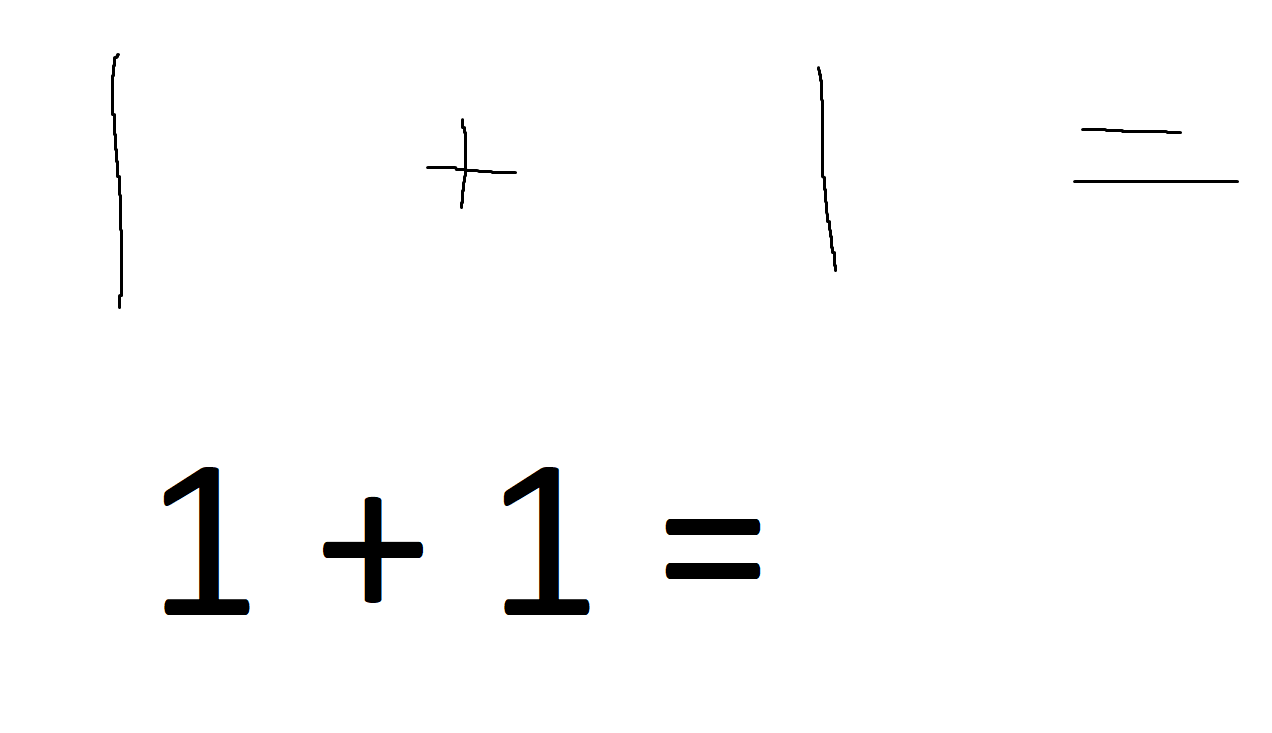
#> input picture add.png, 1272 x 733 px; its folder holds only this picture in this run
$ python opr.py add.png
#> lines starting #> are read from the running program, lines starting #| are printed output that depends on the picture; after the words box and inside, x2 and y2 are one past the last pixel; in counts of white or black regions, pixels touching at a corner belong together
# threshold_segmentation.py - CLEAN MNIST WITH OPERATOR RECOGNITION (IMPROVED)
import cv2
import numpy as np
import os
import sys
import argparse
import pandas as pd
from sklearn.neural_network import MLPClassifier
from sklearn.model_selection import train_test_split

# ==================== BINARIZATION ====================
def binarize_otsu_inv(img_bgr):
    gray = cv2.cvtColor(img_bgr, cv2.COLOR_BGR2GRAY) if img_bgr.ndim == 3 else img_bgr
    _, th = cv2.threshold(gray, 0, 255, cv2.THRESH_BINARY_INV + cv2.THRESH_OTSU)
    # Morphological cleanup
    kernel = cv2.getStructuringElement(cv2.MORPH_RECT, (2, 2))
    th = cv2.morphologyEx(th, cv2.MORPH_CLOSE, kernel)
    return th

# ==================== SEGMENTATION ====================
def segment_all_characters(bin_img):
    contours, _ = cv2.findContours(bin_img, cv2.RETR_EXTERNAL, cv2.CHAIN_APPROX_SIMPLE)
    boxes = []
    for contour in contours:
        x, y, w, h = cv2.boundingRect(contour)
        if (w >= 3 and h >= 8 and w * h >= 20):
            boxes.append((x, y, x + w, y + h))
    boxes.sort(key=lambda b: b[0])
    return boxes

def merge_close_boxes(boxes, min_gap=2):
    if not boxes:
        return []
    merged = []
    boxes = sorted(boxes, key=lambda b: b[0])
    prev = list(boxes[0])
    for box in boxes[1:]:
        if box[0] - prev[2] <= min_gap:  # merge horizontally close boxes
            prev[2] = box[2]
            prev[3] = max(prev[3], box[3])
        else:
            merged.append(tuple(prev))
            prev = list(box)
    merged.append(tuple(prev))
    return merged

def tighten_boxes(bin_img, boxes, margin=1):
    H, W = bin_img.shape[:2]
    refined = []
    for box in boxes:
        x1, y1, x2, y2 = box
        roi = bin_img[y1:y2, x1:x2]
        ys, xs = np.where(roi > 0)
        if len(xs) == 0:
            continue
        nx1 = max(0, x1 + xs.min() - margin)
        ny1 = max(0, y1 + ys.min() - margin)
        nx2 = min(W, x1 + xs.max() + margin)
        ny2 = min(H, y1 + ys.max() + margin)
        if (nx2 - nx1) >= 3 and (ny2 - ny1) >= 8:
            refined.append((nx1, ny1, nx2, ny2))
    return refined

# ==================== MNIST RECOGNIZER ====================
class MNISTRecognizer:
    def __init__(self):
        self.model = None
        self._train_model()

    def _train_model(self):
        dataset_folder = "dataset"
        train_path = os.path.join(dataset_folder, "mnist_train.csv")
        test_path = os.path.join(dataset_folder, "mnist_test.csv")

        if not os.path.exists(train_path):
            print(f"ERROR: Cannot find {train_path}")
            return

        print("Loading MNIST data...")
        train_data = pd.read_csv(train_path)

        X_train = train_data.iloc[:, 1:].values
        y_train = train_data.iloc[:, 0].values

        if os.path.exists(test_path):
            test_data = pd.read_csv(test_path)
            X_test = test_data.iloc[:, 1:].values
            y_test = test_data.iloc[:, 0].values
        else:
            X_train, X_test, y_train, y_test = train_test_split(
                X_train, y_train, test_size=0.2, random_state=42
            )

        X_train = X_train / 255.0
        X_test = X_test / 255.0

        print(f"Training on {X_train.shape[0]} samples")

        self.model = MLPClassifier(hidden_layer_sizes=(128,), max_iter=20, random_state=42)
        self.model.fit(X_train, y_train)

        accuracy = self.model.score(X_test, y_test)
        print(f"MNIST accuracy: {accuracy:.3f}")

    def preprocess_for_mnist(self, crop):
        if crop.size == 0:
            return None
        if len(crop.shape) == 3:
            crop = cv2.cvtColor(crop, cv2.COLOR_BGR2GRAY)

        # pad to square before resize
        h, w = crop.shape
        size = max(h, w)
        square = np.zeros((size, size), dtype=np.uint8)
        y_offset = (size - h) // 2
        x_offset = (size - w) // 2
        square[y_offset:y_offset + h, x_offset:x_offset + w] = crop

        resized = cv2.resize(square, (28, 28))
        if np.mean(resized) > 127:
            resized = 255 - resized
        normalized = resized.astype(np.float32) / 255.0
        return normalized.reshape(1, -1)

    def recognize_digit(self, crop):
        if self.model is None:
            return None, 0
        preprocessed = self.preprocess_for_mnist(crop)
        if preprocessed is None:
            return None, 0
        try:
            prediction = self.model.predict(preprocessed)[0]
            confidence = np.max(self.model.predict_proba(preprocessed))
            return str(prediction), confidence
        except:
            return None, 0

# ==================== HYBRID RECOGNIZER ====================
class HybridRecognizer:
    def __init__(self):
        self.mnist = MNISTRecognizer()
        self.templates = self.load_templates()

    def load_templates(self):
        folder = "templates"
        ops = {}
        for sym in ["+", "-", "=", "x", "/", "(", ")"]:
            path = os.path.join(folder, f"{sym}.png")
            if os.path.exists(path):
                img = cv2.imread(path, cv2.IMREAD_GRAYSCALE)
                _, img = cv2.threshold(img, 127, 255, cv2.THRESH_BINARY)
                ops[sym] = cv2.resize(img, (28, 28))
        return ops

    def template_match(self, crop):
        crop_resized = cv2.resize(crop, (28, 28))
        best_sym, best_val = None, float("inf")
        for sym, tmpl in self.templates.items():
            res = cv2.matchTemplate(crop_resized, tmpl, cv2.TM_SQDIFF)
            min_val, _, _, _ = cv2.minMaxLoc(res)
            if min_val < best_val:
                best_val = min_val
                best_sym = sym
        return best_sym, best_val

    def recognize_character(self, crop):
        digit, confidence = self.mnist.recognize_digit(crop)
        if digit and confidence > 0.5:
            return digit

        op, score = self.template_match(crop)
        if op and score < 200000:  # tune threshold
            return op

        return "?"

    def recognize_expression(self, bin_img, boxes):
        expression = []
        for box in boxes:
            x1, y1, x2, y2 = box
            crop = bin_img[y1:y2, x1:x2]
            symbol = self.recognize_character(crop)
            expression.append(symbol)
        return "".join(expression)

# ==================== MAIN ====================
def segment_digits(image_bgr):
    bin_img = binarize_otsu_inv(image_bgr)
    boxes = segment_all_characters(bin_img)
    boxes = merge_close_boxes(boxes, min_gap=2)
    boxes = tighten_boxes(bin_img, boxes, margin=2)
    return boxes, bin_img

def draw_boxes(img, boxes, expression, color=(0, 255, 0), thickness=2):
    vis = img.copy()
    for i, box in enumerate(boxes):
        x1, y1, x2, y2 = box
        cv2.rectangle(vis, (x1, y1), (x2, y2), color, thickness)
        if i < len(expression):
            cv2.putText(vis, expression[i], (x1, y1 - 5),
                        cv2.FONT_HERSHEY_SIMPLEX, 0.8, (0, 0, 255), 2)
    return vis

def parse_args():
    p = argparse.ArgumentParser(description="Math Expression Recognition")
    p.add_argument("image", help="Path to input image")
    p.add_argument("--eval", action="store_true", help="Evaluate expression")
    return p.parse_args()

if __name__ == "__main__":
    args = parse_args()
    img = cv2.imread(args.image)
#> img is the input picture: shape (733, 1272, 3); mean B, G, R 250.1, 250.1, 250.1
    if img is None:
        raise FileNotFoundError(args.image)

    print("Processing image...")

    boxes, bin_img = segment_digits(img)
#> in binarize_otsu_inv, `_, th = cv2.threshold(gray, 0, 255, cv2.THRESH_BINARY_INV + cv2.THRESH..`:
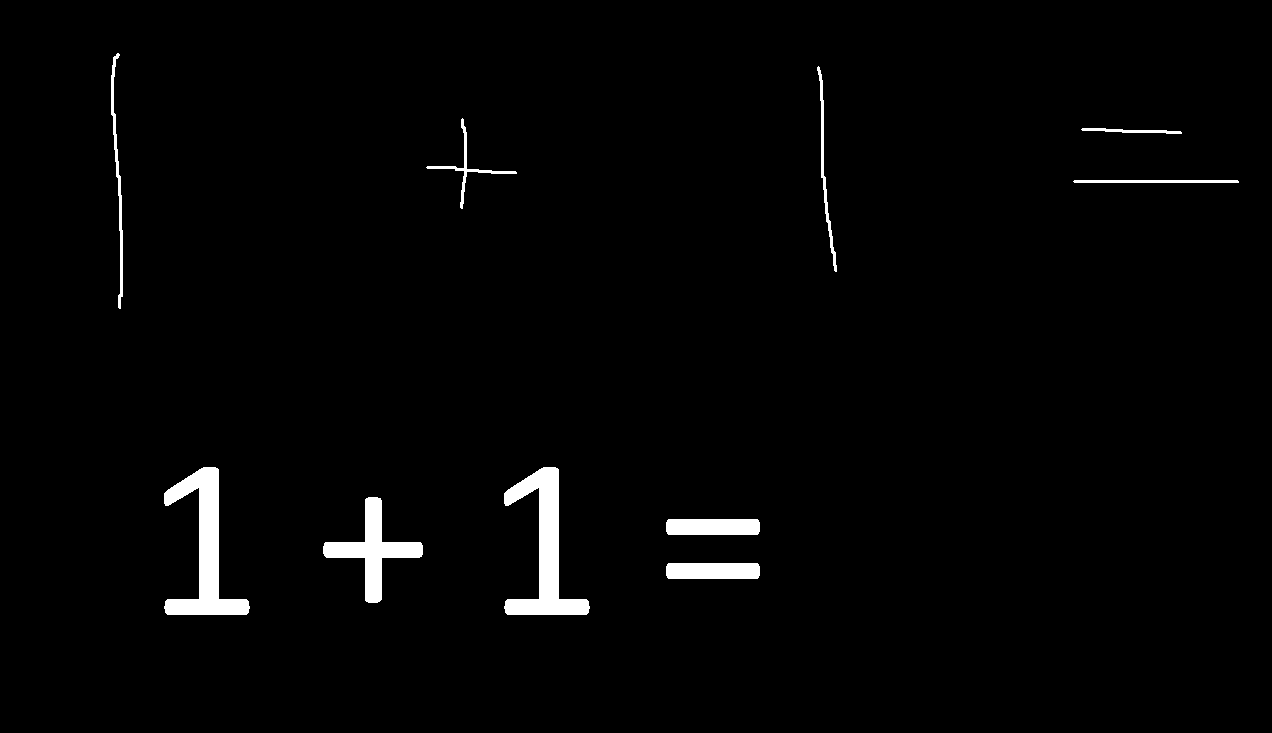
#> th: shape (733, 1272); 1.9% white; 10 white regions, largest, box (x1, y1, x2, y2) and area: (164, 467, 250, 615) 4560, (504, 467, 590, 615) 4560, (323, 497, 423, 603) 3088
#> in binarize_otsu_inv, `th = cv2.morphologyEx(th, cv2.MORPH_CLOSE, kernel)`:
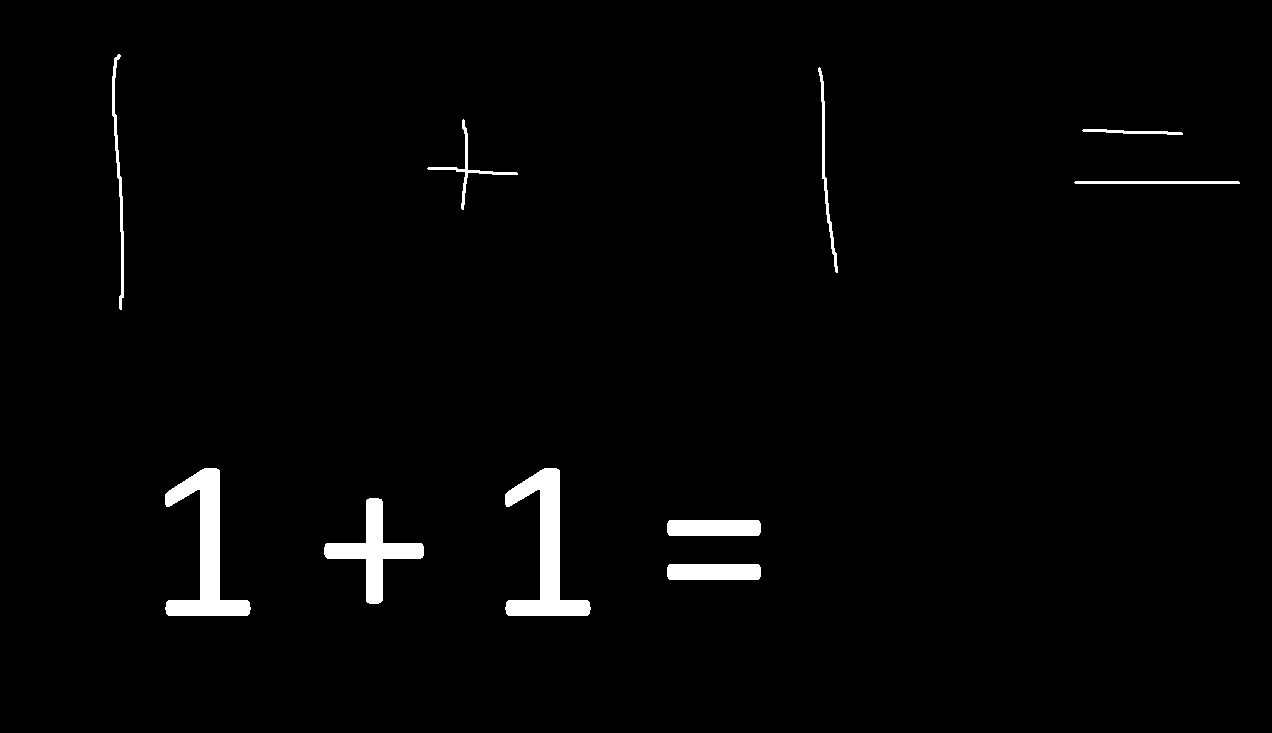
#> th: shape (733, 1272); 1.9% white; 10 white regions
#> in segment_all_characters, `contours, _ = cv2.findContours(bin_img, cv2.RETR_EXTERNAL, cv2.CHAIN_A..`: contours = 10 contours; largest, box (x1, y1, x2, y2) and area: (505, 468, 591, 616) 4306, (165, 468, 251, 616) 4306, (324, 498, 424, 604) 2894, (667, 564, 761, 580) 1383, (667, 520, 761, 536) 1383
#> the loop in segment_all_characters, `for contour in contours:` made 10 passes
#> (x, y, w, h) on passes 1 to 10: (667, 564, 94, 16), (667, 520, 94, 16), (324, 498, 100, 106), (505, 468, 86, 148), (165, 468, 86, 148), (1074, 181, 166, 3), (1082, 129, 101, 6), (427, 119, 91, 91), (818, 67, 20, 206), (112, 54, 12, 256)
#> after the loop in segment_all_characters, `for contour in contours:`: boxes = [(667, 564, 761, 580), (667, 520, 761, 536), (324, 498, 424, 604), (505, 468, 591, 616), (165, 468, 251, 616), (427, 119, 518, 210), (818, 67, 838, 273), (112, 54, 124, 310)]
#> in segment_digits, `boxes = segment_all_characters(bin_img)`: boxes = [(112, 54, 124, 310), (165, 468, 251, 616), (324, 498, 424, 604), (427, 119, 518, 210), (505, 468, 591, 616), (667, 564, 761, 580), (667, 520, 761, 536), (818, 67, 838, 273)]
#> in merge_close_boxes, `prev = list(boxes[0])`: prev = [112, 54, 124, 310]
#> the loop in merge_close_boxes, `for box in boxes[1:]:` made 7 passes
#> after the loop in merge_close_boxes, `for box in boxes[1:]:`: merged = [(112, 54, 124, 310), (165, 468, 251, 616), (324, 498, 424, 604), (427, 119, 591, 616), (667, 564, 761, 580)]
#> in segment_digits, `boxes = merge_close_boxes(boxes, min_gap=2)`: boxes = [(112, 54, 124, 310), (165, 468, 251, 616), (324, 498, 424, 604), (427, 119, 591, 616), (667, 564, 761, 580), (818, 67, 838, 273)]
#> the loop in tighten_boxes, `for box in boxes:` made 6 passes
#> (x1, y1, x2, y2, nx1, ny1, nx2, ny2) on passes 1 to 6: (112, 54, 124, 310, 110, 52, 125, 311), (165, 468, 251, 616, 163, 466, 252, 617), (324, 498, 424, 604, 322, 496, 425, 605), (427, 119, 591, 616, 425, 117, 592, 617), (667, 564, 761, 580, 665, 562, 762, 581), (818, 67, 838, 273, 816, 65, 839, 274)
#> pass 2, in tighten_boxes, `roi = bin_img[y1:y2, x1:x2]`:
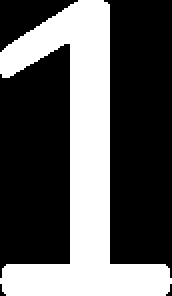
#> roi: shape (148, 86) (shown 2 times larger); 35.8% white; 1 white region, box (x1, y1, x2, y2) and area: (0, 0, 86, 148) 4561
#> pass 3, in tighten_boxes, `roi = bin_img[y1:y2, x1:x2]`:
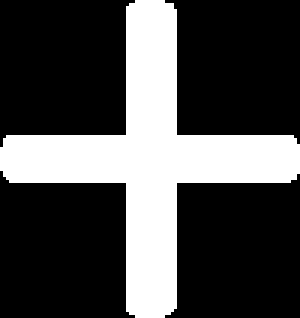
#> roi: shape (106, 100) (shown 3 times larger); 29.1% white; 1 white region, box (x1, y1, x2, y2) and area: (0, 0, 100, 106) 3088
#> after the loop in tighten_boxes, `for box in boxes:`: refined = [(110, 52, 125, 311), (163, 466, 252, 617), (322, 496, 425, 605), (425, 117, 592, 617), (665, 562, 762, 581), (816, 65, 839, 274)]
#> in segment_digits, `boxes = tighten_boxes(bin_img, boxes, margin=2)`: boxes has the same summary as refined in tighten_boxes
#> boxes has the same summary as refined in tighten_boxes
    print(f"Found {len(boxes)} characters")
#| Found 6 characters

    recognizer = HybridRecognizer()
    expression = recognizer.recognize_expression(bin_img, boxes)
#> the loop in recognize_expression, `for box in boxes:` made 6 passes
#> pass 1, in template_match, `crop_resized = cv2.resize(crop, (28, 28))`:
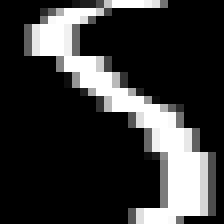
#> crop_resized: shape (28, 28) (shown 8 times larger); min 0, max 255, mean 54.2
#> after the loop in recognize_expression, `for box in boxes:`:
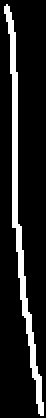
#> crop: shape (209, 23) (shown 2 times larger); 13.3% white; 1 white region, box (x1, y1, x2, y2) and area: (2, 2, 22, 208) 637
#> after the loop in recognize_expression, `for box in boxes:`: expression = ['?', '?', '?', '?', '?', '?']
#> expression = '??????'

    print(f"Expression: {expression}")
#| Expression: ??????

    if args.eval:
        try:
            eval_expr = expression.replace('x', '*')
            result = eval(eval_expr)
            print(f"Result: {result}")
        except Exception as e:
            print("Could not evaluate expression:", e)

    result_img = draw_boxes(img, boxes, expression)
#> the loop in draw_boxes, `for i, box in enumerate(boxes):` made 6 passes
#> after the loop in draw_boxes, `for i, box in enumerate(boxes):`:
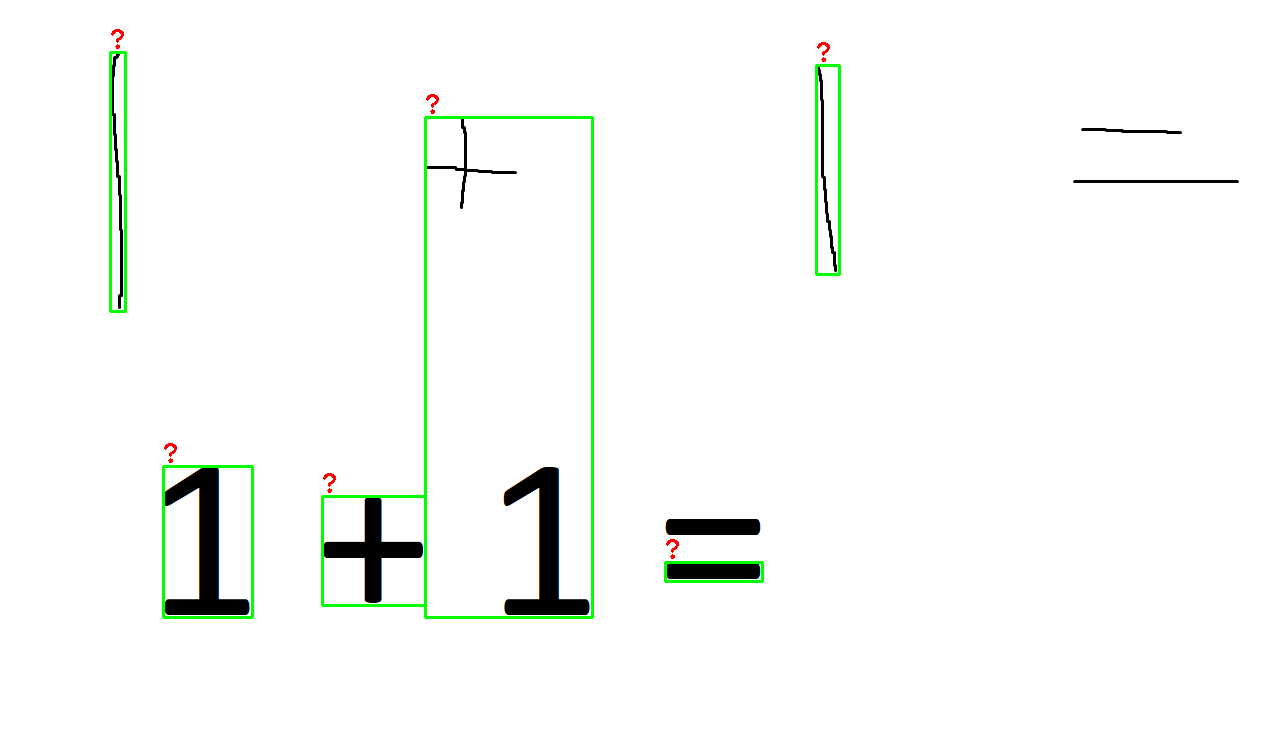
#> vis: shape (733, 1272, 3); 1.14% of pixels changed, all inside (x1, y1, x2, y2) = (109, 29, 841, 619)
    cv2.imshow("Binary", bin_img)
    cv2.imshow("Recognition Result", result_img)
    cv2.waitKey(0)
    cv2.destroyAllWindows()
